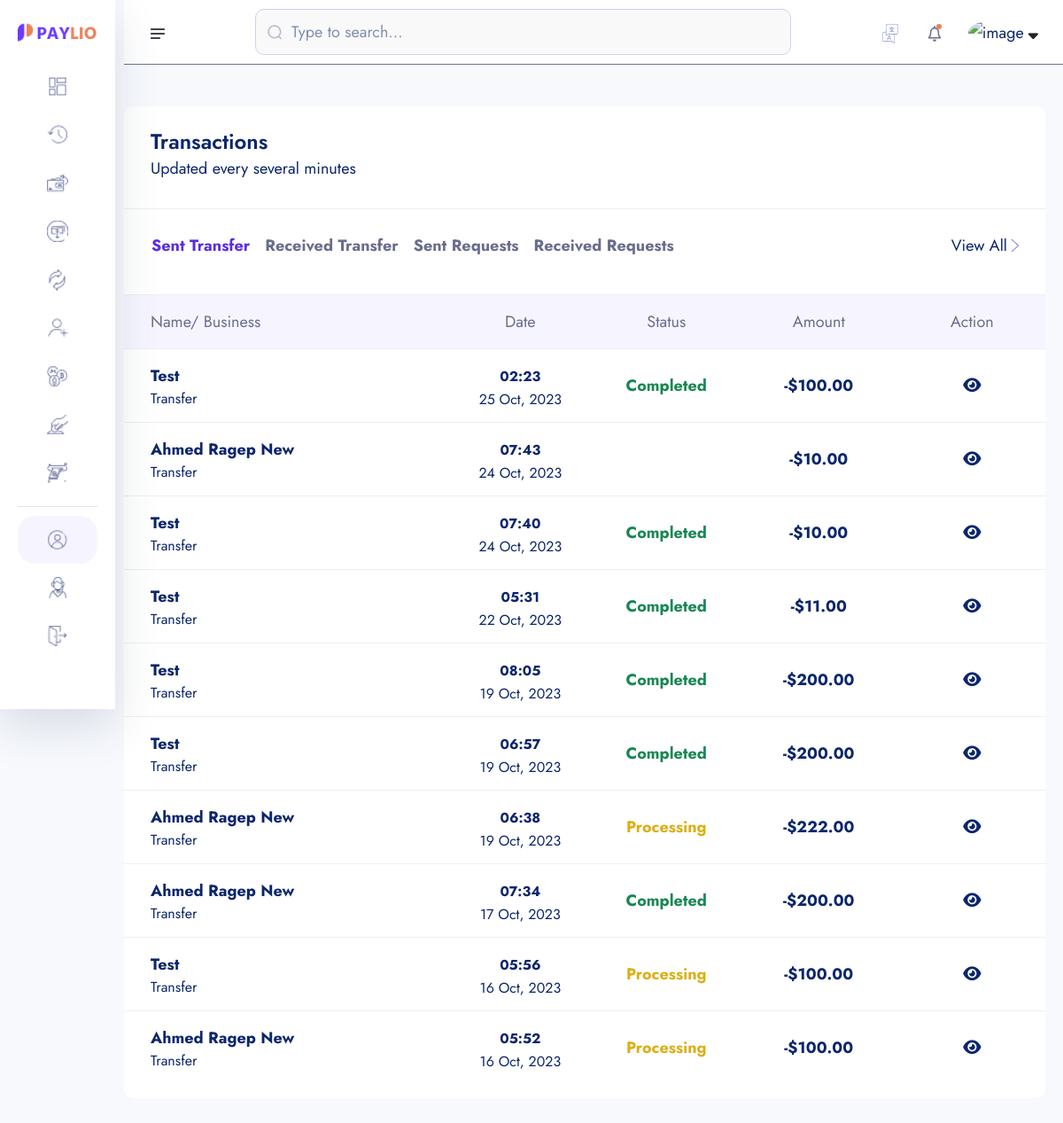
The page /transactions (signed in) on the database its author committed.
### core/models.py (models this page shows, shortened)
class Transaction(models.Model):
  transaction_id = ShortUUIDField(unique=True, length=15, max_length=20,prefix='TRN')
  user = models.ForeignKey(User, on_delete=models.SET_NULL, null=True, related_name="user")
  amount = models.DecimalField(max_digits=12, decimal_places=2,default=0.00)
  description = models.CharField(max_length=1000, blank=True, null=True)
  reciever = models.ForeignKey(User, on_delete=models.SET_NULL, null=True, related_name="reciever")
  sender = models.ForeignKey(User, on_delete=models.SET_NULL, null=True, related_name="sender")
  reciever_account = models.ForeignKey(Account, on_delete=models.SET_NULL, null=True, related_name="reciever_account")
  sender_account = models.ForeignKey(Account, on_delete=models.SET_NULL, null=True, related_name="sender_account")
  status = models.CharField(choices=TRANSACTION_STATUS, max_length=100, default="pending")
  transaction_type = models.CharField(choices=TRANSACTION_TYPE, max_length=100, default="none")
  date = models.DateTimeField(auto_now_add=True)
  updated = models.DateTimeField(auto_now_add=False, blank=True, null=True)

### userauths/models.py (models this page shows, shortened)
class User(AbstractUser):
  username = models.CharField(max_length=100)
  email = models.EmailField(unique=True)
  is_staff = models.BooleanField(default=False)
  is_superuser = models.BooleanField(default=False)
  USERNAME_FIELD = 'email'
  REQUIRED_FIELDS = ['username']

### account/models.py (models this page shows, shortened)
class KYC(models.Model):
  id = models.UUIDField(primary_key=True, unique=True, default=uuid.uuid4, editable=False)
  user = models.OneToOneField(User, on_delete=models.CASCADE)
  account = models.OneToOneField(Account, on_delete=models.CASCADE,blank=True, null=True)
  full_name = models.CharField(max_length=1000)
  image = models.ImageField(upload_to='kyc',default='default.jpg')
  marrital_status = models.CharField(choices=MARITAL_STATUS,max_length=40)
  gender = models.CharField(choices=GENDER,max_length=40)
  identity_type = models.CharField(choices=IDENTITY_TYPE,max_length=140)
  identity_image = models.ImageField(upload_to='kys', null=True,blank=True)
  date_of_birth = models.DateTimeField(auto_now_add=False)
  signature = models.ImageField(upload_to='kyc')
  country = models.CharField(max_length=100)
  state = models.CharField(max_length=100)
  city = models.CharField(max_length=100)
  mobile = models.CharField(max_length=1000)
  fax = models.CharField(max_length=1000)
  date = models.DateTimeField(auto_now_add=True)

### core/transaction.py (the view)
# urls.py: path('transactions', transaction_lists, name='transactions'),
@login_required
def transaction_lists(request):
  sender_transaction = Transaction.objects.filter(sender=request.user,transaction_type='transfer').order_by("-id")
  reciever_transaction = Transaction.objects.filter(reciever=request.user,transaction_type='transfer').order_by("-id")
  request_sender_transaction = Transaction.objects.filter(sender=request.user,transaction_type='request').order_by("-id")
  request_reciever_transaction = Transaction.objects.filter(reciever=request.user,transaction_type='request').order_by("-id")
  context={
    'sender_transaction':sender_transaction,
    'reciever_transaction':reciever_transaction,
    'request_sender_transaction':request_sender_transaction,
    'request_reciever_transaction':request_reciever_transaction,
  }
  return render(request, 'transaction/transaction-list.html',context)

### templates/transaction/transaction-list.html (shortened to what this page needs)
{% extends 'dashboard-base.html' %}
{% load static %}
{% load humanize %}
{% block content %}
    <section class="dashboard-section body-collapse">
        <div class="overlay pt-120">
            <div class="container-fruid">
                <div class="row">
                    <div class="col-xl-12 col-lg-12">
                        <div class="section-content">
                            <div class="transactions-area">
                                <div class="section-text">
                                    <h5>Transactions</h5>
                                    <p>Updated every several minutes</p>
                                </div>
                                <div class="top-area d-flex align-items-center justify-content-between">
                                    <ul class="nav nav-tabs" role="tablist">
                                        <li class="nav-item" role="presentation">
                                            <button class="nav-link active" id="latest-tab" data-bs-toggle="tab" data-bs-target="#latest" type="button" role="tab" aria-controls="latest" aria-selected="true">Sent Transfer</button>
                                        </li>
                                        <li class="nav-item" role="presentation">
                                            <button class="nav-link" id="upcoming-tab" data-bs-toggle="tab" data-bs-target="#upcoming" type="button" role="tab" aria-controls="upcoming" aria-selected="false">Received Transfer</button>
                                        </li>
                                        <li class="nav-item" role="presentation">
                                            <button class="nav-link" id="sender-request-tab" data-bs-toggle="tab" data-bs-target="#sender-request" type="button" role="tab" aria-controls="sender-request" aria-selected="false">Sent Requests</button>
                                        </li>
                                        <li class="nav-item" role="presentation">
                                            <button class="nav-link" id="reciever-request-tab" data-bs-toggle="tab" data-bs-target="#reciever-request" type="button" role="tab" aria-controls="reciever-request" aria-selected="false">Received Requests</button>
                                        </li>
                                    </ul>
                                    <div class="view-all d-flex align-items-center">
                                        <a href="javascript:void(0)">View All</a>
                                        <img src="{% static 'assets1/images/icon/right-arrow.png' %}" alt="icon">
                                    </div>
                                </div>
                                <div class="tab-content mt-40">
                                    <div class="tab-pane fade show active" id="latest" role="tabpanel" aria-labelledby="latest-tab">
                                        <div class="table-responsive">
                                            <table class="table">
                                                <thead>
                                                    <tr>
                                                        <th scope="col">Name/ Business</th>
                                                        <th scope="col">Date</th>
                                                        <th scope="col">Status</th>
                                                        <th scope="col">Amount</th>
                                                        <th scope="col">Action</th>
                                                    </tr>
                                                </thead>
                                                <tbody>
                                                    {% for s in sender_transaction %}
                                                      <tr data-bs-toggle="modal" data-bs-target="#transactionsMod">
                                                          <th scope="row">
                                                              <p>{{s.reciever.kyc.full_name|title}}</p>
                                                              <p class="mdr">{{s.transaction_type|title}}</p>
                                                          </th>
                                                          <td>
                                                              <p><small>{{s.date|date:"h:i"}}</small></p>
                                                              <p class="mdr">{{s.date|date:"d M, Y"}}</p>
                                                          </td>
                                                          <td>
                                                            {% if s.status == 'completed' %}
                                                              <p class="text-success">{{s.status|title}}</p>
                                                            {% endif %}
                                                            {% if s.status == 'processing' %}
                                                              <p class="inprogress">{{s.status|title}}</p>
                                                            {% endif %}
                                                          </td>
                                                          <td>
                                                              <p>-${{s.amount|intcomma}}</p>
                                                          </td>
                                                          <td>
                                                            <a href="{% url 'transaction-detail' s.transaction_id %}" class=""><i class="fas fa-eye"></i></a>
                                                          </td>
                                                      </tr>
                                                    {% endfor %}
                                                </tbody>
                                            </table>
                                        </div>
                                    </div>
                                </div>
                            </div>
                        </div>
                    </div>
                </div>
            </div>
        </div>
    </section>
{% endblock %}

### rows shown on the page
Transaction: reciever.kyc.full_name "Test", transaction_type "Transfer", date "02:23", date "25 Oct, 2023", status "Completed", amount "100.00"
Transaction: reciever.kyc.full_name "Ahmed Ragep New", transaction_type "Transfer", date "07:43", date "24 Oct, 2023", amount "10.00"
Transaction: reciever.kyc.full_name "Test", transaction_type "Transfer", date "07:40", date "24 Oct, 2023", status "Completed", amount "10.00"
Transaction: reciever.kyc.full_name "Test", transaction_type "Transfer", date "05:31", date "22 Oct, 2023", status "Completed", amount "11.00"
Transaction: reciever.kyc.full_name "Test", transaction_type "Transfer", date "08:05", date "19 Oct, 2023", status "Completed", amount "200.00"
Transaction: reciever.kyc.full_name "Test", transaction_type "Transfer", date "06:57", date "19 Oct, 2023", status "Completed", amount "200.00"
Transaction: reciever.kyc.full_name "Ahmed Ragep New", transaction_type "Transfer", date "06:38", date "19 Oct, 2023", status "Processing", amount "222.00"
Transaction: reciever.kyc.full_name "Ahmed Ragep New", transaction_type "Transfer", date "07:34", date "17 Oct, 2023", status "Completed", amount "200.00"
Transaction: reciever.kyc.full_name "Test", transaction_type "Transfer", date "05:56", date "16 Oct, 2023", status "Processing", amount "100.00"
Transaction: reciever.kyc.full_name "Ahmed Ragep New", transaction_type "Transfer", date "05:52", date "16 Oct, 2023", status "Processing", amount "100.00"
